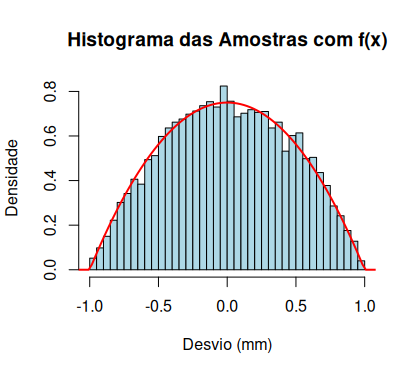

This chart was generated by the following R code:
# Item	Resposta
# a)	V
# b)	F
# c)	V
# d)	F
# e)	F
# f)	V
# g)	V
# h)	F
# i)	V
# j)	F
# k)	V
# l)	V
# m)	V
# n)	V
# o)	V
# p)	V
# q)	F
# r)	V
# s)	V
# t)	F
# 
# Justificativas
# a) Verdadeiro. Existem 12 tentativas independentes, cada uma com probabilidade constante de defeito \(p=0,25\). Portanto, é Binomial.
# 
# b) Falso. Mesmo com \(p=0,5\), os valores não são todos igualmente prováveis. A distribuição é simétrica, mas não uniforme.
# 
# c) Verdadeiro. A Binomial é uma distribuição discreta. Para valores não inteiros de \(k\), a probabilidade é zero.
# 
# d) Falso.
# 
# X ~ Bin(n = 15, p = 0.1)
# 
# P(X = 0) = C(15, 0) * 0.1^0 * 0.9^15
# P(X = 0) = 0.9^15 ≈ 0.2059
# 
# e) Falso.
#
# Na distribuição Binomial, a média e a variância são dadas por:
#
# E(X) = np
# Var(X) = np(1 - p)
#
# Portanto, mantendo p fixo, quando n aumenta, tanto a média
# quanto a variância aumentam.
#
# Logo, a afirmação é falsa, pois a variância não permanece constante.
# 
# f) Verdadeiro. Na distribuição Normal, média, mediana e moda coincidem devido à simetria.
# 
# g) Verdadeiro.
#
# Na distribuição de Poisson, a probabilidade é dada por:
#
# P(X = k) = (e^(-λ) * λ^k) / k!
#
# Para λ = 3 e k = 0:
#
# P(X = 0) = (e^(-3) * 3^0) / 0! = e^(-3)
#
# Portanto, a afirmação é verdadeira.
# 
# h) Falso. A Poisson é discreta e admite apenas valores inteiros não negativos de \(k\).
# 
# i) Verdadeiro.
#
# Na distribuição de Poisson, a soma das quantidades de eventos
# ocorridos em períodos independentes também segue uma distribuição
# de Poisson, com parâmetro igual à soma dos parâmetros.
#
# Como a taxa é de 2 eventos por hora e o período é de 5 horas:
#
# λ = 2 * 5 = 10
#
# Portanto, o número de eventos nesse período segue uma distribuição
# de Poisson com parâmetro λ = 10.
# 
# j) Falso. A moda da Poisson não é necessariamente \(\lambda\). Por exemplo, quando \(\lambda\) é inteiro, existem duas modas: \(\lambda-1\) e \(\lambda\).
# 
# k) Verdadeiro. A Geométrica modela o número de tentativas independentes até o primeiro sucesso, com probabilidade constante \(p\).
# 
# l) Verdadeiro.
#
# A função f(x) = x^2, restrita ao domínio x >= 0, é estritamente
# crescente e, portanto, é invertível.
#
# Para encontrar sua inversa, isolamos x:
#
# y = x^2
# x = sqrt(y)
#
# Logo:
#
# f^(-1)(x) = sqrt(x)

# m) Verdadeiro. Para o primeiro sucesso ocorrer na segunda tentativa,
# deve ocorrer uma falha na primeira e um sucesso na segunda:
#
# P(T = 2) = (1 - p)p = 0,7 * 0,3 = 0,21
# 
# n) Verdadeiro. A distribuição Geométrica possui a propriedade de
# falta de memória, ou seja, a probabilidade de esperar mais n tentativas,
# dado que já se esperou m tentativas sem sucesso, é a mesma de esperar
# mais n tentativas desde o início:
#
# P(T > m + n | T > m) = P(T > n)
# 
# o) Verdadeiro. Na distribuição Weibull, o parâmetro beta (β)
# determina o comportamento da taxa de falha:
#
# - β = 1: taxa de falha constante (distribuição Exponencial).
# - β > 1: taxa de falha crescente.
# - β < 1: taxa de falha decrescente.

# p) Verdadeiro. A Hipergeométrica modela retiradas sem reposição de uma população finita.
# 
# q) Falso. Como as bolas são retiradas sem reposição, a distribuição correta é Hipergeométrica, não Binomial.
# 
# r) Verdadeiro. Poisson modela a quantidade de eventos; Exponencial modela o tempo entre eventos consecutivos.
# 
# s) Verdadeiro. A distribuição de Poisson pode aproximar a
# distribuição Binomial quando n é grande e p é pequeno,
# mantendo λ = np constante.
# 
# t) Falso. Na Hipergeométrica, a probabilidade de sucesso muda a cada retirada, pois não há reposição.
# 
# Sequência para conferência:
#   V F V F F V V F V F V V V V V V F V V F


######
# 2)
######

simulador <- function(n, TMC, TMA, TT) {
  retorno <- NULL
  total.atendimento <- 0
  total.atendimento.realizado <- 0
  tempo.atendimento <- rep(0, n)
  tempo.operacao <- rep(0, n)
  tempo.manutencao <- rep(0, n)  
  tempo <- 0
  while (tempo < TT) {
    tempo <- tempo + rexp(1, TMC) 
    total.atendimento <- total.atendimento + 1
    for (i in 1:n) {
      # verifica se caixa está em manutenção
      if (tempo < tempo.manutencao[i]) {
        next # caixa em manutenção
      }
      if (tempo.atendimento[i] < tempo) {
        
        tempo.atendimento[i] <- tempo + rexp(1, TMA)
        total.atendimento.realizado <- total.atendimento.realizado + 1
        
        # atualiza tempo de operação acumulada
        tempo.operacao[i] <- tempo.operacao[i] + (tempo.atendimento[i] - tempo)
        # se atingiu limite de operação (2000 min)
        if (tempo.operacao[i] >= 2000) {
          tempo.manutencao[i] <- tempo.atendimento[i] + 40
          tempo.operacao[i] <- 0
        }
        
        break
      }
    }
  }
  retorno <- c(total.atendimento.realizado, total.atendimento - total.atendimento.realizado)
  return (retorno)
}

#a)

set.seed(123)

n <- 3
TMC <- 1/2
TMA <- 1/3
TT <- 24000
atendimento <- simulador(n, TMC, TMA, TT)
print(atendimento) # 10308  1576

#b)

set.seed(123)

n <- 3
TMC <- 1/2
TMA <- 1/3
TT <- 24000
numero.simulacao <- 200
atendimento <- c (0, 0)

for (i in 1:numero.simulacao) {
  atendimento <- atendimento + simulador(n, TMC, TMA, TT)
}

media.atendimento <- atendimento / numero.simulacao
print(media.atendimento) # 10343.795  1670.905

######
# 3)
######

# a)

f <- function(x) {
  return(1 * x / 50)
}

curve(f, 0, 10)

print(integrate(f, lower = 0, upper = 10))

# f assume somente valores positivos no intervalo.
# A integral no intervalo é 1.

# F(x) = x^2 / 100, para x em [0, 10]; F(x) = 0, para x < 0; F(x) = 1, para x > 10

# b) 

# Inversa de F(x): Finv(u) = 10 * sqrt(u), para u em [0, 1]

Finv <- function(u) {
  return(10 * sqrt(u))
}

set.seed(123)
n <- 10000
u <- runif(n)
amostras <- Finv(u)
x <- seq(0, 10, length.out = 1000)
fx <- f(x)

# Histograma com curva teorica f(x)
hist(amostras, breaks = 50, probability = TRUE, col = "lightblue",
     main = "Histograma das Amostras Metodo da Inversa)",
     xlab = "Tempo de Resposta (min)", ylab = "Densidade")
lines(x, fx, col = "blue", lwd = 2)

# c)

# SLA: 95% dos atendimentos ate 9 minutos
sla_limite <- 9
prop_sla <- mean(amostras <= sla_limite)
prop_sla  # Esperado: aproximadamente 81%

# A empresa esta em conformidade?
if (prop_sla >= 0.95) {
  resultado <- "A empresa CUMPRE o SLA"
} else {
  resultado <- "A empresa NAO cumpre o SLA"
}
print(resultado)

# d)

# E[X] = integral de 0 a 10 de xf(x) = 20/3 = 6.667
# E[X^2] = integral de 0 a 10 de (x^2)f(x) = 50
# Var[X] = (E[X^2]) - (E[X])^2 = 50 - (20/3)^2 = 50/9 = 5.556

######
# 4)
######

# a)

# f assume somente valores positivos no intervalo.
# A integral no intervalo é 1.
f <- function(x) {
  return (0.75 * (1 - x^2) * ifelse(abs(x) <= 1, 1, 0))
}

print(integrate(f, -1, 1)) # 1 with absolute error < 1.1e-14
x <- seq(-1, 1, length = 1000) 
y <- f(x)

min(y) # O menor valor no intervalo e 0
plot(x, y) # Pelo grafico tambem podemos ver que f(x) eh positiva no intervalo.

# b)

h <- function(x) {
  return (0.5)
}

inversa_h <- function(x) {
  return (-1 + (1 - (-1))*x)
}

gerarAmostra <- function (nsamples) {
  x <- rep(0, nsamples)
  c <- 1.5 # pois f(x) <= c * g(x), com g(x) = uniforme em [-1,1], densidade = 1/2
  for (i in 1:nsamples) {
    while (T) {
      u1 <- runif(1)
      y  <- inversa_h(u1) # gera Y a partir da inversa
      u2 <- runif(1)
      if (u2 <= f(y)/(c*h(y))){
        x[i] <- y
        break()
      }
    }
  }
  return (x)
}

set.seed(123)  # Reprodutibilidade
n <- 10000
amostras <- gerarAmostra(n)

# Histograma das amostras + curva da densidade teorica
hist(amostras, breaks = 50, probability = TRUE, col = "lightblue",
     main = "Histograma das Amostras com f(x)",
     xlab = "Desvio (mm)", ylab = "Densidade")
curve(f, from = -1.2, to = 1.2, col = "red", lwd = 2, add = TRUE)

# c) Pode utilizar o valor calculado pela integral ou pela amostra, custoTotal 1385

# P(|X| > 0.8) = P(X < -0.8) + P(X > 0.8) = 0.056
probabilidadeDescarte <- integrate(f, -1, -0.8)$value + integrate(f, 0.8, 1)$value

# Estimativa emperica da taxa de descarte
taxaDescarteEmpirica <- mean(abs(amostras) > 0.8)
taxaDescarteEmpirica  # Deve estar proxima de 0.0576 

custoUnitario <- 0.50
loteTotal <- 50000
custoTotal <- taxaDescarteEmpirica * loteTotal * custoUnitario # ou probabilidadeDescarte
print(custoTotal) # 1385


######
# 5)
######

media <- 80
desvio <- 12

# a)
probabilidade <- 1 - pnorm(95, mean = media, sd = desvio)
print(probabilidade) # 0.1056498

# b)
peso <- qnorm(0.70, mean = media, sd = desvio)
print(peso) # 86.29281

# c)
probabilidade <- 1 - pnorm(88, mean = media, sd = desvio) # 0.2524925
quantidade <- 40 * probabilidade
print(quantidade) # 10.0997

# d)
set.seed(123)
nsamples <- 100000

x <- rnorm(nsamples, mean = media, sd = desvio)
probabilidade <- mean((x >= 90) & (x <= 100))
print(probabilidade)  # 0.15467
